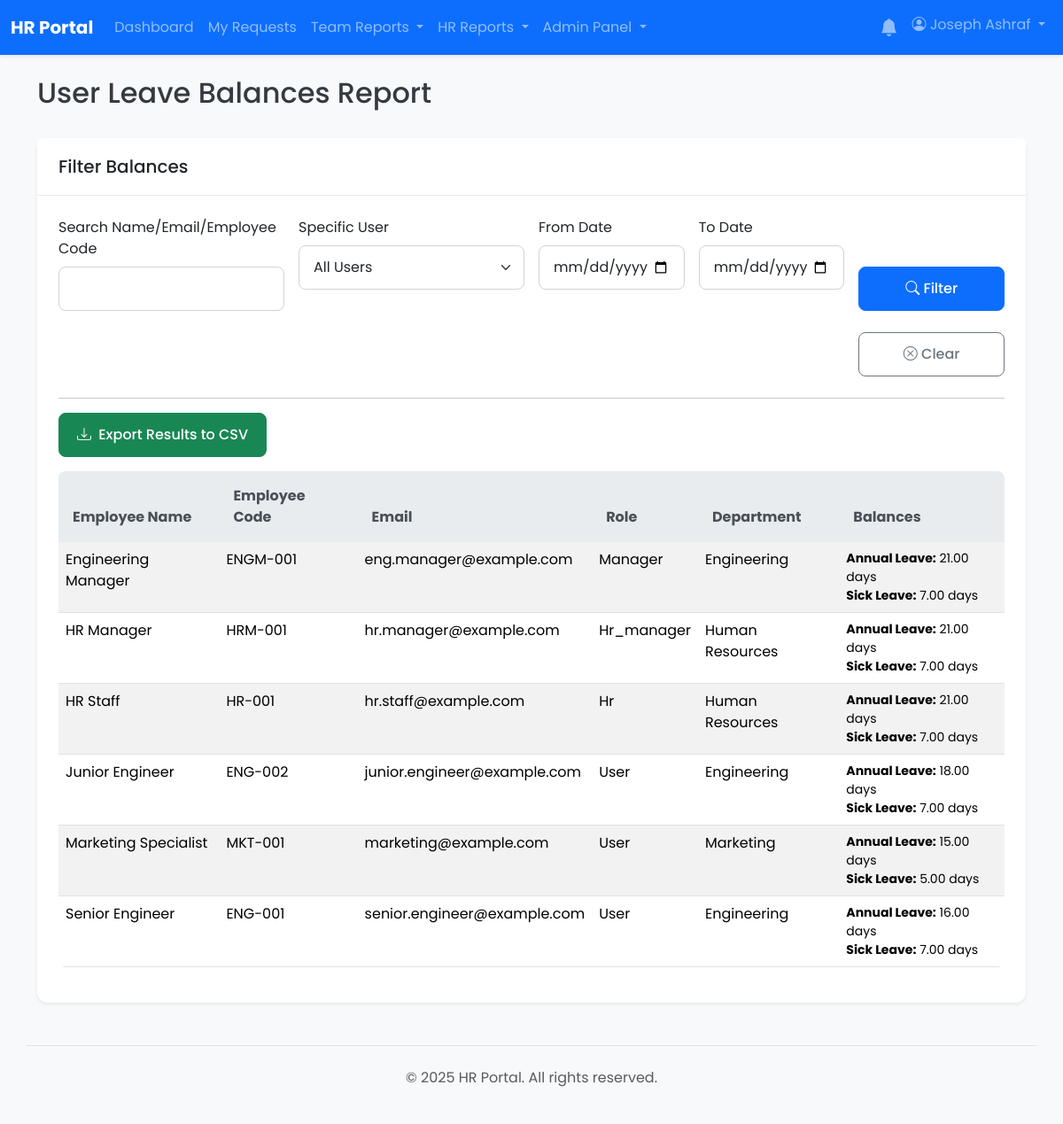
The page /reports/user_balances.php (signed in) on the database as committed earlier.
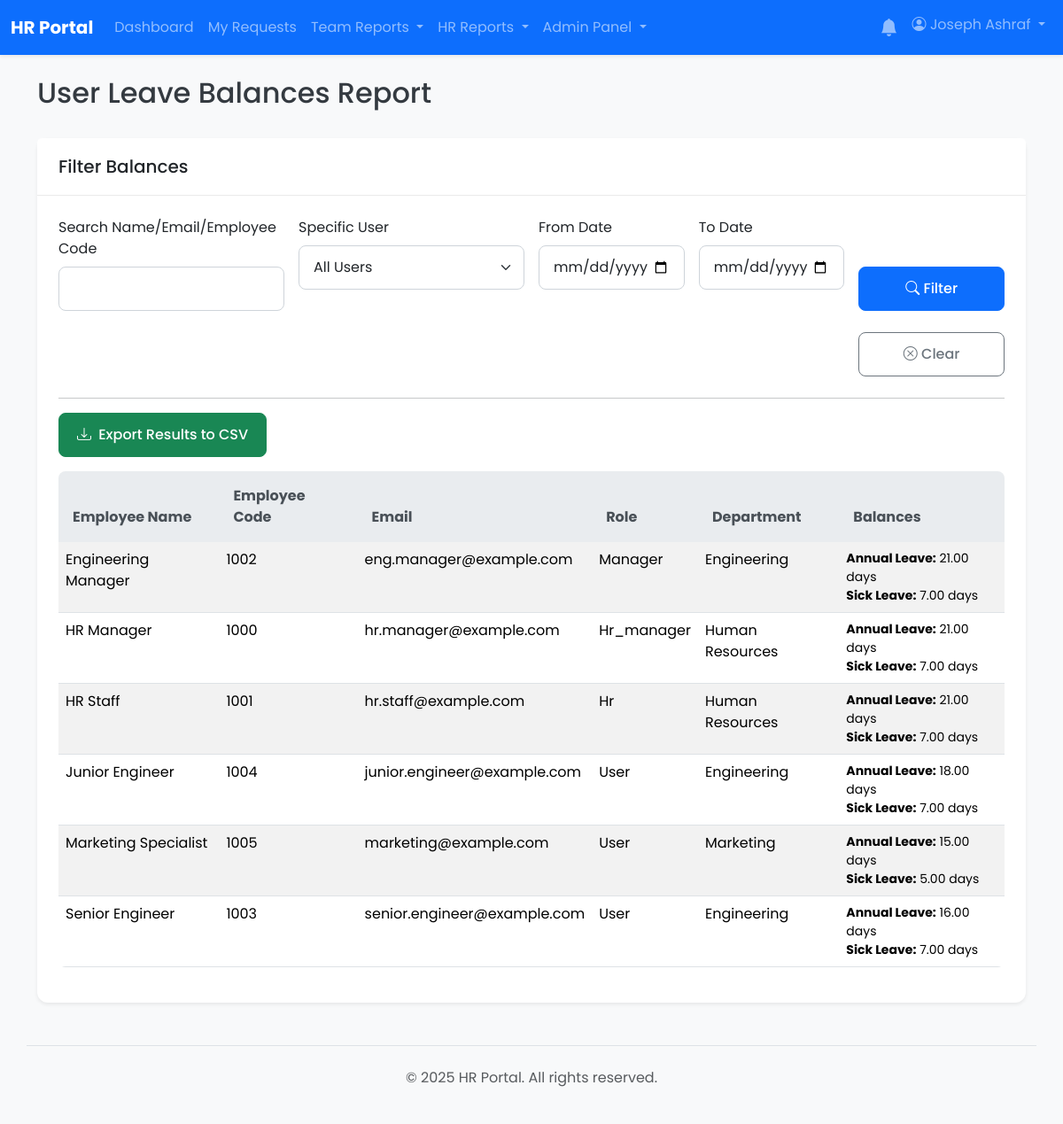
The same page on the database as committed later.
### tables this page shows
CREATE TABLE `users` (
  `id` int(11) NOT NULL,
  `employee_code` varchar(50) DEFAULT NULL,
  `full_name` varchar(255) NOT NULL,
  `email` varchar(255) NOT NULL,
  `password` varchar(255) NOT NULL,
  `role` enum('user','manager','hr','hr_manager','admin') NOT NULL DEFAULT 'user',
  `shift_id` int(11) DEFAULT NULL,
  `department_id` int(11) DEFAULT NULL,
  `direct_manager_id` int(11) DEFAULT NULL,
  `is_active` tinyint(1) NOT NULL DEFAULT 1,
  `must_change_password` tinyint(1) NOT NULL DEFAULT 0,
  `created_at` timestamp NOT NULL DEFAULT current_timestamp(),
  `updated_at` timestamp NOT NULL DEFAULT current_timestamp() ON UPDATE current_timestamp()
);

CREATE TABLE `departments` (
  `id` int(11) NOT NULL,
  `name` varchar(255) NOT NULL
);

### reports/user_balances.php (the view, shortened to what the changed rows need)
<?php
require_once __DIR__ . '/../app/core/database.php';
$sql_users = "
    SELECT u.id AS user_id, u.full_name, u.email, u.role, u.employee_code, d.name AS department_name, -- ADDED u.employee_code
           GROUP_CONCAT(CONCAT(lt.name, ':', lb.balance_days) ORDER BY lt.name SEPARATOR ';') AS balances_str
    FROM users u
    LEFT JOIN leave_balances lb ON u.id = lb.user_id
    LEFT JOIN leave_types lt ON lb.leave_type_id = lt.id
    LEFT JOIN departments d ON u.department_id = d.id
";
$where_clauses = ["lt.is_active = 1"];
$sql_params = [];
if (!empty($where_clauses)) {
    $sql_users .= " WHERE " . implode(' AND ', $where_clauses);
}
$sql_users .= " GROUP BY u.id, u.full_name, u.email, u.role, u.employee_code, d.name ORDER BY u.full_name ASC";
try {
    $stmt_users = $pdo->prepare($sql_users);
    $stmt_users->execute($sql_params);
    $users_data = $stmt_users->fetchAll();
} catch (PDOException $e) {
    $error = "Database error fetching user balances: " . $e->getMessage();
    $users_data = [];
    error_log("Error fetching user balances: " . $e->getMessage());
}
include __DIR__ . '/../app/templates/header.php';
?>
<div class="d-flex justify-content-between align-items-center mb-4">
    <h1 class="h2">User Leave Balances Report</h1>
</div>
<div class="card shadow-sm">
    <div class="card-header">
        <h2 class="h5 mb-0">Filter Balances</h2>
    </div>
    <div class="card-body">
        <div class="table-responsive">
            <table class="table table-striped table-hover">
                <thead class="table-light">
                    <tr>
                        <th>Employee Name</th>
                        <th>Employee Code</th> <th>Email</th>
                        <th>Role</th>
                        <th>Department</th>
                        <th>Balances</th>
                    </tr>
                </thead>
                <tbody>
                    <?php if (empty($users_data)): ?>
                        <tr>
                            <td colspan="6" class="text-center text-muted p-4">No results found for the selected filters.</td> </tr>
                    <?php else: ?>
                        <?php foreach ($users_data as $user): ?>
                             <tr>
                                <td><?= htmlspecialchars($user['full_name']); ?></td>
                                <td><?= htmlspecialchars($user['employee_code'] ?? 'N/A'); ?></td> <td><?= htmlspecialchars($user['email']); ?></td>
                                <td><?= ucfirst(htmlspecialchars($user['role'])); ?></td>
                                <td><?= htmlspecialchars($user['department_name'] ?? 'N/A'); ?></td>
                                <td>
                                    <?php if (!$user['balances_str']): ?>
                                        <span class="text-muted">No balances set</span>
                                    <?php else: ?>
                                        <ul class="list-unstyled mb-0 small">
                                            <?php
                                            $balances = explode(';', $user['balances_str']);
                                            foreach ($balances as $balance_pair):
                                                @list($type_name, $balance) = explode(':', $balance_pair);
                                            ?>
                                                <li><strong><?= htmlspecialchars($type_name) ?>:</strong> <?= htmlspecialchars(number_format((float)$balance, 2)) ?> days</li>
                                            <?php endforeach; ?>
                                        </ul>
                                    <?php endif; ?>
                                </td>
                            </tr>
                        <?php endforeach; ?>
                    <?php endif; ?>
                </tbody>
            </table>
        </div>
    </div>
</div>
<?php
include __DIR__ . '/../app/templates/footer.php';
?>

Rows that differ between the two databases and show on the page:
changed users "Engineering Manager": employee_code "ENGM-001" → "1002"
changed users "HR Manager": employee_code "HRM-001" → "1000"
changed users "HR Staff": employee_code "HR-001" → "1001"
changed users "Junior Engineer": employee_code "ENG-002" → "1004"
changed users "Marketing Specialist": employee_code "MKT-001" → "1005"
changed users "Senior Engineer": employee_code "ENG-001" → "1003"
